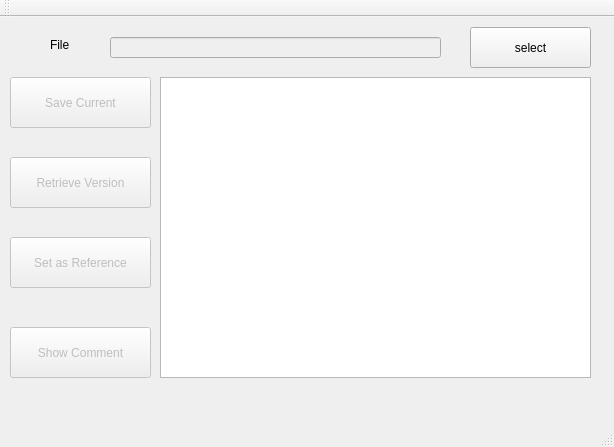
<?xml version="1.0" encoding="UTF-8"?>
<ui version="4.0">
 <class>MainWindow</class>
 <widget class="QMainWindow" name="MainWindow">
  <property name="geometry">
   <rect>
    <x>0</x>
    <y>0</y>
    <width>614</width>
    <height>447</height>
   </rect>
  </property>
  <property name="windowTitle">
   <string>MainWindow</string>
  </property>
  <widget class="QWidget" name="centralWidget">
   <widget class="QLabel" name="label">
    <property name="geometry">
     <rect>
      <x>50</x>
      <y>20</y>
      <width>59</width>
      <height>16</height>
     </rect>
    </property>
    <property name="text">
     <string>File</string>
    </property>
   </widget>
   <widget class="QLineEdit" name="showRoute">
    <property name="enabled">
     <bool>false</bool>
    </property>
    <property name="geometry">
     <rect>
      <x>110</x>
      <y>20</y>
      <width>331</width>
      <height>21</height>
     </rect>
    </property>
   </widget>
   <widget class="QPushButton" name="selectFile">
    <property name="geometry">
     <rect>
      <x>470</x>
      <y>10</y>
      <width>121</width>
      <height>41</height>
     </rect>
    </property>
    <property name="text">
     <string>select</string>
    </property>
   </widget>
   <widget class="QTableView" name="viewList">
    <property name="geometry">
     <rect>
      <x>160</x>
      <y>60</y>
      <width>431</width>
      <height>301</height>
     </rect>
    </property>
   </widget>
   <widget class="QPushButton" name="saveCurrent">
    <property name="enabled">
     <bool>false</bool>
    </property>
    <property name="geometry">
     <rect>
      <x>10</x>
      <y>60</y>
      <width>141</width>
      <height>51</height>
     </rect>
    </property>
    <property name="text">
     <string>Save Current</string>
    </property>
   </widget>
   <widget class="QPushButton" name="retrieveVersion">
    <property name="enabled">
     <bool>false</bool>
    </property>
    <property name="geometry">
     <rect>
      <x>10</x>
      <y>140</y>
      <width>141</width>
      <height>51</height>
     </rect>
    </property>
    <property name="text">
     <string>Retrieve Version</string>
    </property>
   </widget>
   <widget class="QPushButton" name="setReference">
    <property name="enabled">
     <bool>false</bool>
    </property>
    <property name="geometry">
     <rect>
      <x>10</x>
      <y>220</y>
      <width>141</width>
      <height>51</height>
     </rect>
    </property>
    <property name="text">
     <string>Set as Reference</string>
    </property>
   </widget>
   <widget class="QPushButton" name="showComments">
    <property name="enabled">
     <bool>false</bool>
    </property>
    <property name="geometry">
     <rect>
      <x>10</x>
      <y>310</y>
      <width>141</width>
      <height>51</height>
     </rect>
    </property>
    <property name="text">
     <string>Show Comment</string>
    </property>
   </widget>
   <widget class="QLabel" name="emptyLabel">
    <property name="geometry">
     <rect>
      <x>50</x>
      <y>360</y>
      <width>66</width>
      <height>17</height>
     </rect>
    </property>
    <property name="text">
     <string/>
    </property>
   </widget>
  </widget>
  <widget class="QMenuBar" name="menuBar">
   <property name="geometry">
    <rect>
     <x>0</x>
     <y>0</y>
     <width>614</width>
     <height>25</height>
    </rect>
   </property>
  </widget>
  <widget class="QToolBar" name="mainToolBar">
   <attribute name="toolBarArea">
    <enum>TopToolBarArea</enum>
   </attribute>
   <attribute name="toolBarBreak">
    <bool>false</bool>
   </attribute>
  </widget>
  <widget class="QStatusBar" name="statusBar"/>
 </widget>
 <layoutdefault spacing="6" margin="11"/>
 <resources/>
 <connections/>
</ui>
